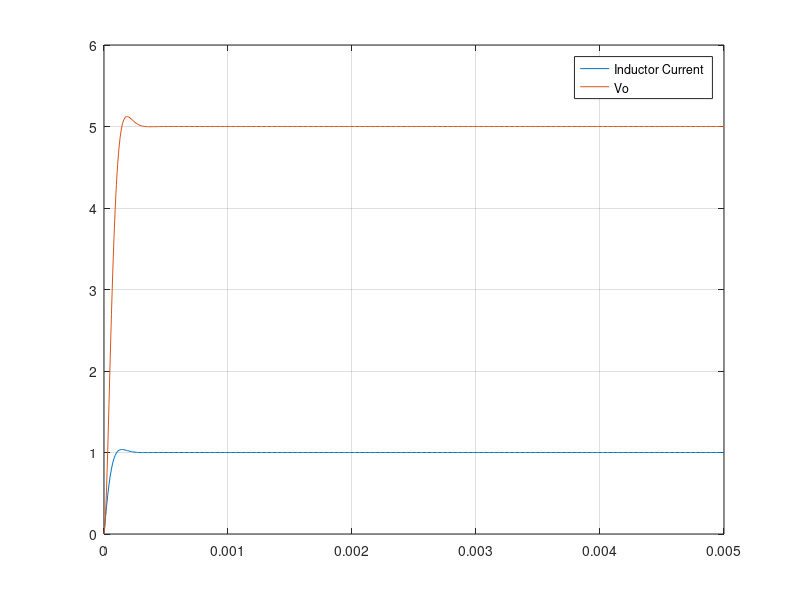

This chart was generated by the following MATLAB code:
% This programm is used to analyze the averaged model of a buck converter
clear all
%%  BUCK PARAMETERS %%%%%%%%%%%%%%%%%%%%%%%%%%%%%%%%%%
Vin = 12;
iz = 0;
R = 5;                                                     
C = 5e-6;                                                              
L = 291e-6;  
h = 10e-6;
Vo = 5;  %Desired voltage output
D = Vo/Vin;
%% STATE SPACE MATRICES %%%%%%%%%%%%%%%%%%%%
A1  = [0 -1/L ; 1/C (-1/(R*C))];                                        
B1  = [1/L 0;0 1/C];   

A2 = A1;                                                                
B2 = [0 0; 0 1/C];                                                        
                                                                                                                                         %
Ap = A1*D + A2*(1-D); %Averaged Matrices
Bp = B1*D + B2*(1-D); %Averaged Matrices
%% RUNGE KUTA %%%%%%%%%%%%%%%%%%%%%%%%%%%%%%%%%
time=0:h:5e-3; %Vector Time
Xed=[0;0];     %Initial conditions

Xrk=Xed;
U=[Vin; iz];
 
    for k=2:length(time)
     K1=(Ap*Xrk(:,k-1))+(Bp*U);
     K2=(Ap*(Xrk(:,k-1)+(h*K1/2)))+(Bp*U);
     K3=(Ap*(Xrk(:,k-1)+(h*K2/2)))+(Bp*U);
     K4=(Ap*(Xrk(:,k-1)+(h*K3)))+(Bp*U);
     
     KT = (1/6)*(K1+(K2*2)+(K3*2)+K4);
     Xrk(:,k) = Xrk(:,k-1)+(h*KT); 
    end



%% To visualize V_out and Inductor current 
plot(time,Xrk)
grid on;
legend('Inductor Current','Vo');